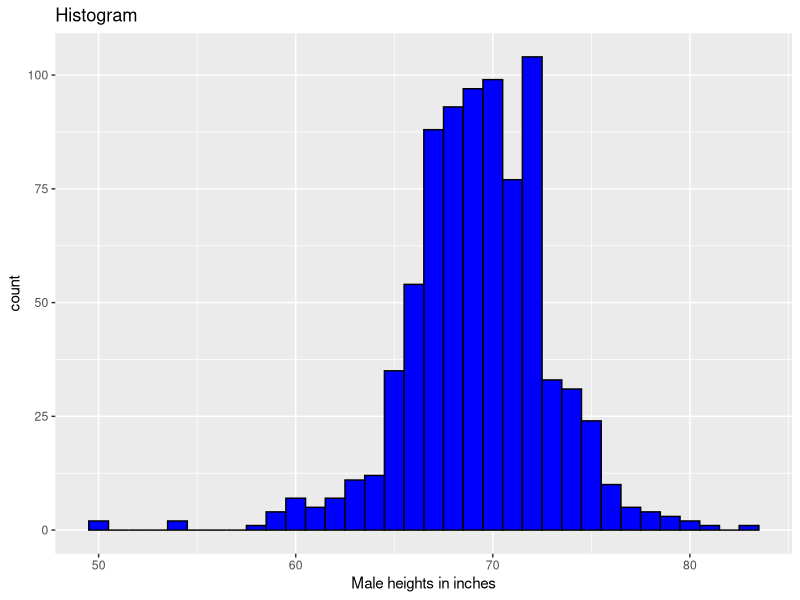
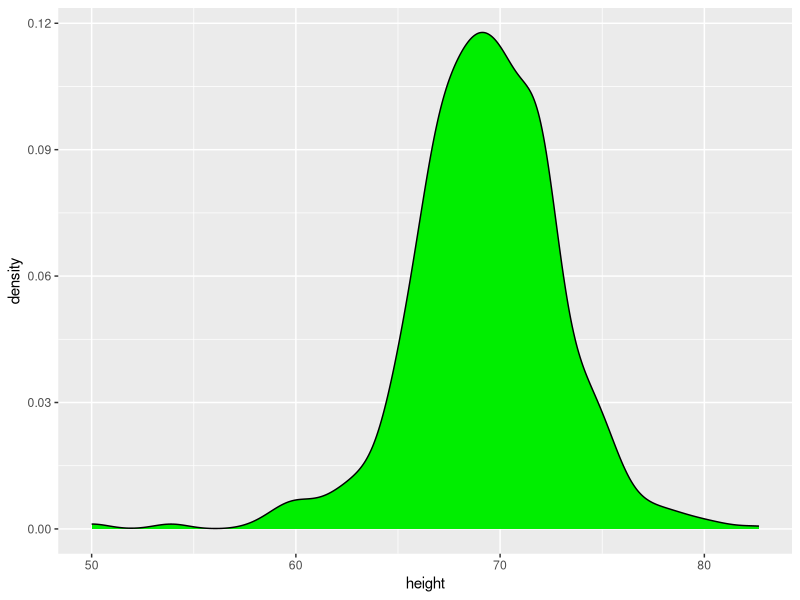
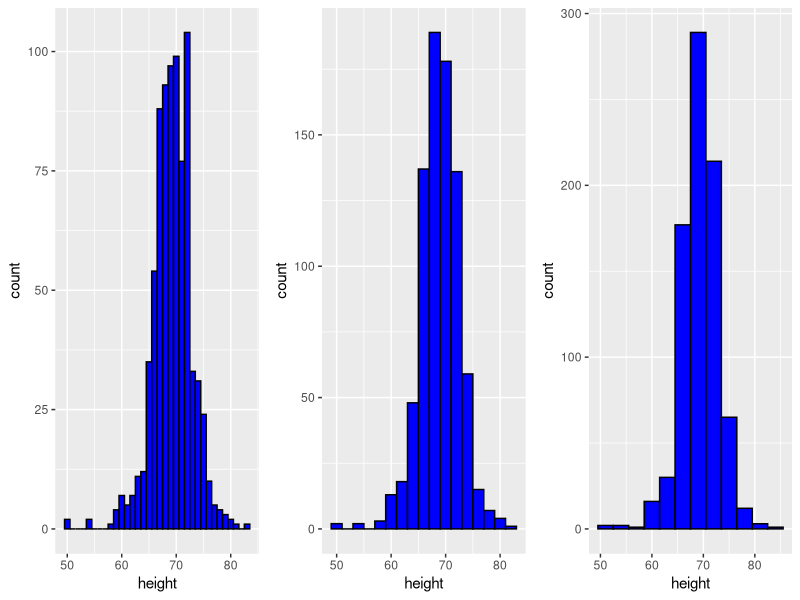
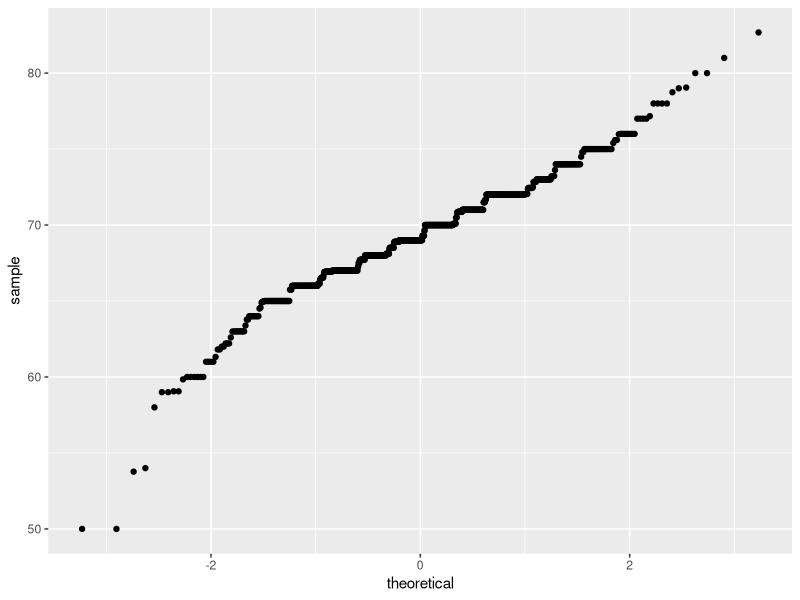
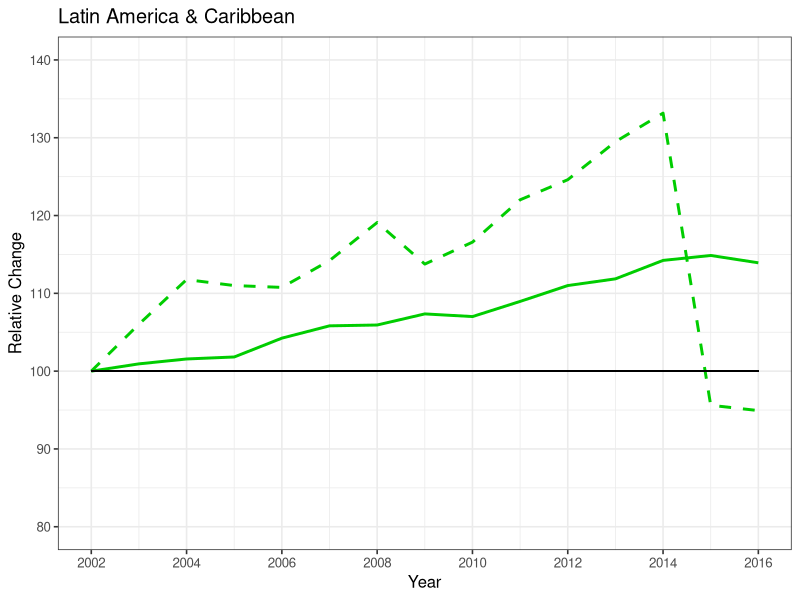
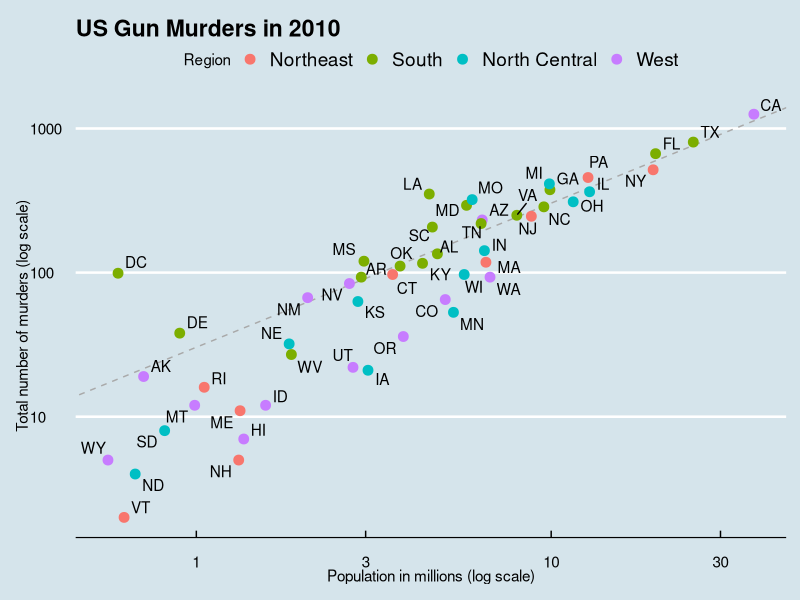
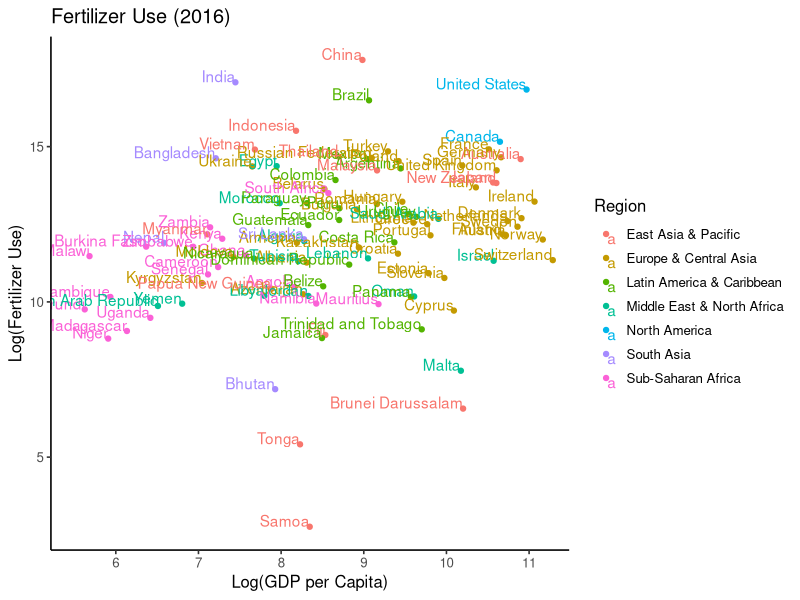
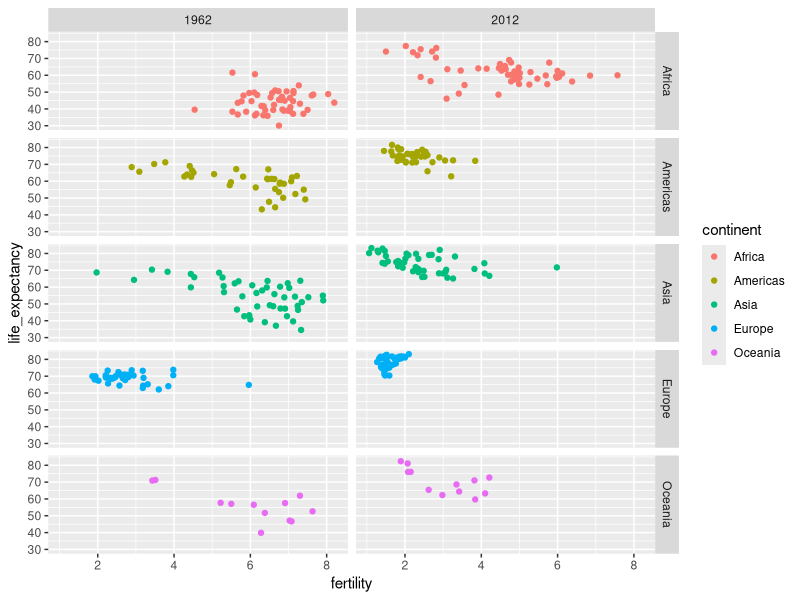

Generate these figures, in order, with R:
## ---- chunk 1
library(readxl)
library(tidyverse)
library(ggplot2)
library(gridExtra)
library(ggrepel)
library(ggthemes)
library(dslabs)
LAC <- read_excel("data/honors_lac.xlsx", 
                  sheet = "Latin America & Caribbean")
## ---- chunk 2
hist <- heights %>% 
  filter(sex=="Male")
## ---- chunk 3
ggplot(hist, aes(x=height))+
  geom_histogram(binwidth = 1, fill = "blue", col = "black") +
    xlab("Male heights in inches") +
    ggtitle("Histogram")
## ---- chunk 4
ggplot(hist, aes(x=height))+
  geom_density(fill = "green2")
## ---- chunk 5
p <- heights %>% filter(sex == "Male") %>% ggplot(aes(x = height))
p1 <- p + geom_histogram(binwidth = 1, fill = "blue", col = "black")
p2 <- p + geom_histogram(binwidth = 2, fill = "blue", col = "black")
p3 <- p + geom_histogram(binwidth = 3, fill = "blue", col = "black")

grid.arrange(p1, p2, p3, ncol = 3)
## ---- chunk 6
p1 <- heights %>% filter(sex == "Male") 
ggplot(p1, aes(sample = height))+
  geom_qq()
## ---- chunk 7
ggplot(LAC, aes(x=Year))+
  geom_line(aes(y=Yield_r), color="Green3", size=1)+
  geom_line(aes(y=Area_r), color="Green3", linetype="dashed", size=1)+
  labs(title="Latin America & Caribbean", x="Year", y="Relative Change")+
  theme_bw(base_size = 12)+
  coord_cartesian(ylim=c(80, 140))+
  scale_y_continuous(breaks = seq(80, 140, 10))+
  scale_x_continuous(breaks = seq(2002, 2016, 2))+
  geom_segment(aes(x=2002, y=100, xend=2016, yend=100), size=0.5)
## ---- chunk 8
summary_r <- murders %>%
    summarize(rate = sum(total) / sum(population) * 10^6) %>%
    .$rate
## ---- chunk 9
ggplot(murders, aes(x=population/10^6, y=total, label = abb)) +
    geom_abline(intercept = log10(summary_r), lty = 2, color = "darkgrey") +
    geom_point(aes(col = region), size = 3) +
    geom_text_repel() +
    scale_x_log10() +
    scale_y_log10() +
    labs(title = "US Gun Murders in 2010", x="Population in millions (log scale)",
         y="Total number of murders (log scale)")+
    scale_color_discrete(name = "Region") +
    theme_economist()
## ---- chunk 10
data0 <- read_csv("data/honors_baseline.csv")

data1 <- data0 %>% 
  select(2,3,5,6,13)
data2 <- data1 %>%
  filter(Year=="2016")
## ---- chunk 11
ggplot(data2, aes(x=log(GDP_capita), y=log(Fertilizer_use), color=Region))+
  geom_point()+
  geom_text(aes(label=Country), hjust=1, vjust=0)+
  labs(title="Fertilizer Use (2016)", x="Log(GDP per Capita)", y="Log(Fertilizer Use)")+
  theme_classic(base_size = 12)+
  coord_cartesian(xlim=c(5.5, 11.2))
## ---- chunk 12
filter(gapminder, year %in% c(1962, 2012)) %>%
    ggplot(aes(fertility, life_expectancy, col = continent)) +
    geom_point() +
    facet_grid(continent ~ year)
## ---- chunk 13
filter(gapminder, year %in% c(1962, 2012)) %>%
    ggplot(aes(fertility, life_expectancy, col = continent)) +
    geom_point() +
    facet_grid(. ~ year)
## ---- chunk 14
years <- c(1962, 1980, 1990, 2000, 2012)
continents <- c("Europe", "Asia")
gapminder %>%
    filter(year %in% years & continent %in% continents) %>%
    ggplot(aes(fertility, life_expectancy, col = continent)) +
    geom_point() +
    facet_wrap(~year)
